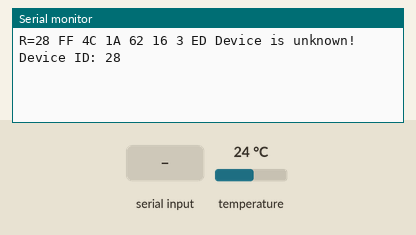
Bench run of a sketch on a simulated Arduino Uno, built with avr-gcc and run on an emulated ATmega328P. Parts: the last lines printed to the serial monitor. The test bench sets the inputs (shaded band); at power-on: temperature 24 °C. EEPROM starts erased.

Above: at 1.2 s.
1.3 s: "viewData\n" received over Serial
At 2.0 s:
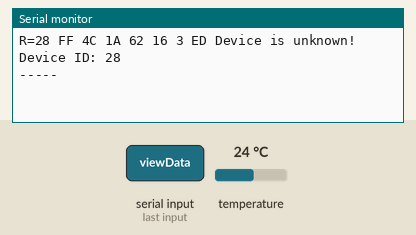
2.8 s: "stopLogging\n" received over Serial
At 3.3 s:
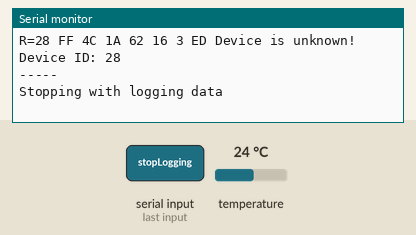
4.3 s: "setTravelTime\n" received over Serial
At 5.5 s:
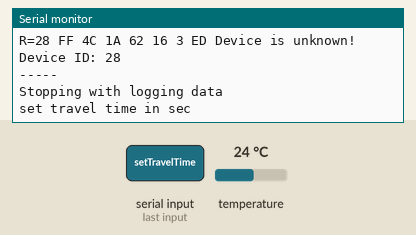
5.8 s: "90,45\n" received over Serial
At 6.5 s:
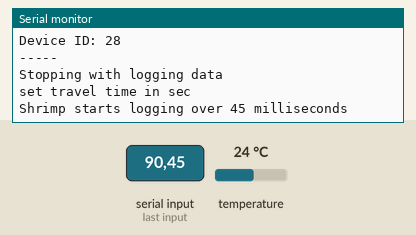
7.3 s: "viewAvgTemp\n" received over Serial
At 8.5 s:
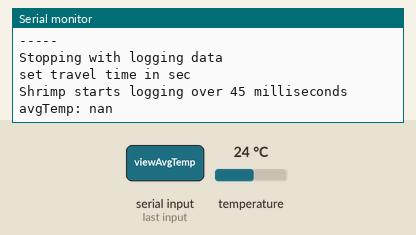
8.9 s: "viewTemp\n" received over Serial
At 10.1 s:
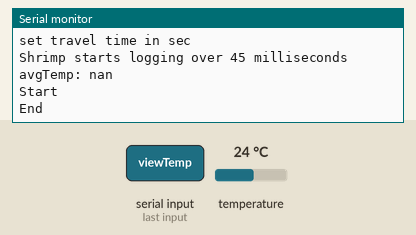

Measured:
- after the input at 1.3 s, the serial monitor: prints a new line at once (image 1)
- after the input at 2.8 s, the serial monitor: prints a new line at once (image 2)
- after the input at 4.3 s, the serial monitor: prints a new line at once (image 3)
- after the input at 5.8 s, the serial monitor: prints a new line at once (image 4)
- after the input at 7.3 s, the serial monitor: prints a new line after 0.13 s (image 5)
- after the input at 8.9 s, the serial monitor: prints a new line after 0.10 s (image 6)

The sketch:

Shrimp.ino
```cpp
//
//     FILE: Shrimp.ino
//   AUTHOR: Philip de Bruin
//  VERSION: 1.1
//  PURPOSE: For school assesment
//

#include "Arduino.h"

// Include temperature sensor library
#include <OneWire.h>
#include <DallasTemperature.h>
// Include libraries for database
#include <EEPROM.h>
#include <String.h>

// Pins
const int TemperatureSensorPin = 8;

// Variables to use for the interval
unsigned long previousMillis = 0;
unsigned long previousLogMillis = 0;
unsigned long logDelay = 0;                       // Log delay in milliseconds
int logInterval = 0;                             // Log interval in milliseconds

// Variables
OneWire ds(TemperatureSensorPin);
DallasTemperature sensors(&ds);

long travelTime; // Total travel time in s
boolean travelTimeSet = false;
int maxLogs = 503;
String msg;
boolean logData = false;
char buffer[25];

double avgTemp;

int addr = 18;

void EEPROMWritelong(int address, long value) {
      //Decomposition from a long to 4 bytes by using bitshift.
      //One = Most significant -> Four = Least significant byte
      byte four = (value & 0xFF);
      byte three = ((value >> 8) & 0xFF);
      byte two = ((value >> 16) & 0xFF);
      byte one = ((value >> 24) & 0xFF);

      //Write the 4 bytes into the eeprom memory.
      EEPROM.write(address, four);
      EEPROM.write(address + 1, three);
      EEPROM.write(address + 2, two);
      EEPROM.write(address + 3, one);
}

long EEPROMReadlong(long address) {
      //Read the 4 bytes from the eeprom memory.
      long four = EEPROM.read(address);
      long three = EEPROM.read(address + 1);
      long two = EEPROM.read(address + 2);
      long one = EEPROM.read(address + 3);

      //Return the recomposed long by using bitshift.
      return ((four << 0) & 0xFF) + ((three << 8) & 0xFFFF) + ((two << 16) & 0xFFFFFF) + ((one << 24) & 0xFFFFFFFF);
}

//This function will write a 2 byte integer to the eeprom at the specified address and address + 1
void EEPROMWriteInt(int address, int value) {
     byte lowByte = ((value >> 0) & 0xFF);
     byte highByte = ((value >> 8) & 0xFF);

     EEPROM.write(address, lowByte);
     EEPROM.write(address + 1, highByte);
}

//This function will read a 2 byte integer from the eeprom at the specified address and address + 1
unsigned int EEPROMReadInt(int address) {
     byte lowByte = EEPROM.read(address);
     byte highByte = EEPROM.read(address + 1);

     return ((lowByte << 0) & 0xFF) + ((highByte << 8) & 0xFF00);
}

void scanSensors(void) {
  byte i;
  byte present = 0;
  byte data[12];
  byte addr[8];
  while (ds.search(addr)) {
    Serial.print("R=");
    for( i = 0; i < 8; i++) {
      Serial.print(addr[i], HEX);
      Serial.print(" ");
    }

    if ( OneWire::crc8( addr, 7) != addr[7]) {
        Serial.print("CRC is not valid!\n");
        return;
    }

    if ( addr[0] == 0x10) {
        Serial.print("Device is a DS18S20 family device.\n");
    } else {
        Serial.print("Device is unknown!\n");
        Serial.print("Device ID: ");
        Serial.print(addr[0],HEX);
        Serial.println();
        return;
      }

    // The DallasTemperature library can do all this work for you!
    ds.reset();
    ds.select(addr);
    ds.write(0x44,1);         // start conversion, with parasite power on at the end
    delay(1000);     // maybe 750ms is enough, maybe not
    // we might do a ds.depower() here, but the reset will take care of it.
    present = ds.reset();
    ds.select(addr);
    ds.write(0xBE);         // Read Scratchpad
    Serial.print("P=");
    Serial.print(present,HEX);
    Serial.print("  ");
    for ( i = 0; i < 9; i++) {           // we need 9 bytes
      data[i] = ds.read();
      Serial.print(data[i], HEX);
      Serial.print(" ");
    }
    Serial.print(" CRC=");
    Serial.print( OneWire::crc8( data, 8), HEX);
    Serial.println();
  }
  Serial.print("No more addresses.\n");
  ds.reset_search();
  delay(250);
}

void setup() {
    if (EEPROMReadInt(0)) logInterval = (int) EEPROMReadInt(0);
    if (EEPROM.read(2)) logData = (boolean) EEPROM.read(2);
    if (EEPROMReadlong(3)) previousLogMillis = (long) EEPROMReadlong(3);
    if (EEPROM.read(7)) travelTimeSet = (boolean) EEPROM.read(7);
    if (EEPROMReadlong(8)) logDelay = (int) EEPROMReadInt(8);
    if (EEPROMReadlong(12)) travelTime = (long) EEPROMReadlong(10);
    if (EEPROMReadInt(16)) addr = (int) EEPROMReadInt(16);

    if (logInterval <= 1000) logData = false;

    Serial.begin(9600);

    sensors.begin();
    scanSensors();
}

void loop() {
    // put your main code here, to run repeatedly:
    while (Serial.available()) {
        boolean msgComplete = false;
        char recieved = Serial.read();
        if (recieved != '\n') msg += recieved;
        else msgComplete = true;

        if (msgComplete) {
            if (msg == "viewData") readData();
            else if (msg == "stopLogging") {
                Serial.println("Stopping with logging data");
                logData = false;
            } else if (msg == "setTravelTime") setTravelTime();
            else if (msg == "viewAvgTemp") {
                calcAvgTemp();
                Serial.print("avgTemp: "); Serial.println(avgTemp);
            } else if (msg == "clearData") clearData();
            else if (msg == "viewTemp") Temp();
            else if (msg == "addr") Serial.println(addr);

            msg = "";
            msgComplete = false;
        }
    }

    unsigned long currentMillis = millis();

    if (currentMillis - previousMillis >= logInterval * 1000 && logData && addr < 1024) {
        previousMillis = currentMillis;

        readTempSensor();
    }

    if (travelTimeSet && currentMillis - previousLogMillis >= logDelay) {
        setLogInterval();
    }
}

void readData() {
    Serial.println("-----");
    for (int i = 18; i < addr; i+=2) {
        double x = (EEPROMReadInt(i) / 100);
        Serial.print("Temperature: ");
        Serial.print(x, 2);
        Serial.println("°C");
    }
}

void clearData() {
    for ( int i = 0 ; i < 1024 ; i++ ) EEPROM.write(i, 0);
    logData = false;
    addr = 18;
    EEPROMWriteInt(16, addr);
    Serial.println("Data succesfully cleared");
}

void setTravelTime() {
    Serial.println("set travel time in sec");
    while (Serial.available() == 0) { }
    travelTime = Serial.parseInt();

    while (Serial.available() == 0) { }
    logDelay = (long) Serial.parseInt();
    previousLogMillis = millis();
    travelTimeSet = true;
    Serial.print("Shrimp starts logging over ");
    Serial.print(logDelay);Serial.println(" milliseconds");

    EEPROMWritelong(3, previousLogMillis);
    EEPROM.write(7,travelTimeSet);
    EEPROMWritelong(8,logDelay);
    EEPROMWritelong(12, travelTime);
}

void setLogInterval() {
    logInterval = travelTime / maxLogs;
    logData = true;
    EEPROMWriteInt(0,logInterval);
    EEPROM.write(2,logData);
}

void readTempSensor() {
    sensors.requestTemperatures();
    double temp = sensors.getTempCByIndex(0);
    EEPROMWriteInt(addr, (int) (temp * 100));

    addr += 2;

    EEPROMWriteInt(16, addr);
}

void calcAvgTemp() {
    double totalTemp = 0;
    int cases = 0;
    for (int i = 18; i < addr; i+=2) {
        totalTemp += ((double) EEPROMReadInt(i) / 100);
        cases++;
    }
    avgTemp = totalTemp / cases;
}

void Temp() {
    Serial.println("Start");
    for (int i = 18; i < addr; i+=2)
        Serial.println(((double) EEPROMReadInt(i) / 100), 2);
    Serial.println("End");
}
```
